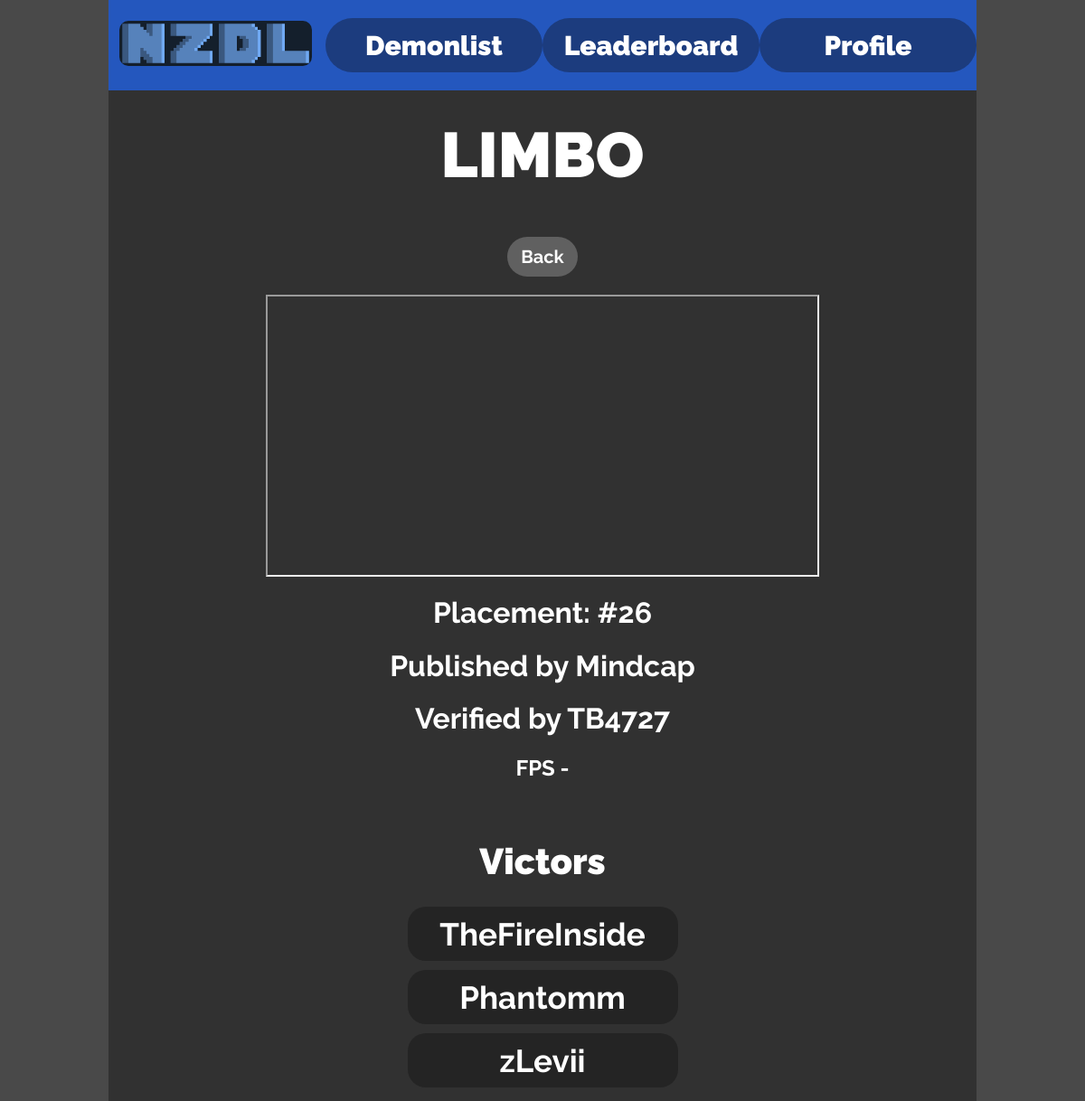
/level/1, run on the app's committed database.
### app.py (models this page shows)
class Base(DeclarativeBase):
    pass

class Levels(Base):
    __tablename__ = "levels"
    id: Mapped[int] = mapped_column(primary_key=True)
    name: Mapped[str] = mapped_column(String())
    placement: Mapped[int] = mapped_column(Integer())
    verifier_id: Mapped[int] = mapped_column(ForeignKey("users.id"))
    verifier: Mapped["Users"] = relationship(
        primaryjoin="Levels.verifier_id == Users.id")
    verification_id: Mapped[int] = mapped_column(ForeignKey("completions.id"))
    verification: Mapped["Completions"] = relationship(
        primaryjoin="Levels.verification_id == Completions.id")
    publisher_id: Mapped[int] = mapped_column(ForeignKey("users.id"))
    publisher: Mapped["Users"] = relationship(
        primaryjoin="Levels.publisher_id == Users.id")
    level_completions: Mapped[list["Completions"]] = relationship(
        primaryjoin="Completions.level_id == Levels.id",
        back_populates="level")
    points: Mapped[int] = mapped_column(Integer())
    image_name: Mapped[str] = mapped_column(String())

class Users(Base):
    __tablename__ = "users"
    id: Mapped[int] = mapped_column(primary_key=True)
    name: Mapped[str] = mapped_column(String())
    points: Mapped[int] = mapped_column(Integer())
    password_hash: Mapped[str] = mapped_column(String())
    admin_rank_id: Mapped[int] = mapped_column(ForeignKey("admin_ranks.id"))
    admin_rank: Mapped["AdminRanks"] = relationship(
        back_populates="children",)
    user_completions: Mapped[list["Completions"]] = relationship(
        back_populates="player")

class Completions(Base):
    __tablename__ = "completions"
    id: Mapped[int] = mapped_column(primary_key=True)
    player_id: Mapped[int] = mapped_column(ForeignKey("users.id"))
    player: Mapped["Users"] = relationship(back_populates="user_completions")
    level_id: Mapped[int] = mapped_column(ForeignKey("levels.id"))
    level: Mapped["Levels"] = relationship(
        primaryjoin="Completions.level_id == Levels.id",
        back_populates="level_completions")
    completion_link: Mapped[str] = mapped_column(String())
    fps: Mapped[int] = mapped_column(Integer())
    cbf: Mapped[int] = mapped_column(Integer())
    accepted: Mapped[int] = mapped_column(Integer())
    index: Mapped[int] = mapped_column(Integer())

### app.py (the view)
@app.route("/level/<int:id>")
def level(id):
    data = db.session().execute(
        select(Levels).where(Levels.id == id)).scalar_one_or_none()
    if not data:
        abort(404)
    completionLink = data.verification.completion_link
    youtubeLinkCode = ""
    index = completionLink.find("?v=")
    if index != -1:
        youtubeLinkCode = completionLink[index + 3:]
    else:
        index = completionLink.find("youtu.be/")
        youtubeLinkCode = completionLink[index + 9:]
    completionLink = f"https://www.youtube.com/embed/{youtubeLinkCode}"
    completions = db.session().execute(
        select(Completions).where(
            Completions.level_id == id).where(
                Completions.index > 0).order_by(Completions.index)).fetchall()
    return render_template(
        "level.html",
        level=data,
        title=data.name,
        back="/",
        completions=completions,
        verificationVid=completionLink,
        topText=data.name,
        cbfOptions=config.cbfOptions
    )

### templates/level.html
{% extends "layout.html" %}
{% block content %}
<div class="vid-container">
    <iframe class="comp-vid" width="608px" height="308px" src="{{verificationVid}}" allowfullscreen></iframe>
</div>
<h1>Placement: #{{level.placement}}</h1>
<h1>Published by {{level.publisher.name}}</h1>
<h1>Verified by {{level.verifier.name}}</h1>
<h2>{{level.verification.FPS}} FPS - {{cbfOptions[level.verification.CBF]}}</h2>
<br>
<h1 class="sub-heading">Victors</h1>
{% if completions %}
{% for completion in completions %}
<a href="{{completion[0].completion_link}}" target="_blank">
    <div class="victor-card">
        <p class="victor-name">
            {{completion[0].player.name}}
        </p>
    </div>
</a>
{% endfor %}
{% else %}
<h2>No Victors</h2>
{% endif %}
{% endblock %}

### templates/layout.html (shortened to what this page needs)
<!DOCTYPE html>
<html lang="en">
<head>
    <link rel="stylesheet" href="{{url_for('static', filename='styles.css')}}">
</head>
<body>
    <div class="background">
        <header>
        {% include "header.html" %}
        </header>
        <div class="content">
        {% if topText %}
        <h1 class="title-text">{{topText}}</h1>
        {% endif %}
        {% if back %}
        <a class="back-button" href="{{back}}">Back</a>
        {% endif %}
        {% block content %}
        {% endblock %}
        </div>
    </div>
</body>
</html>

### static/styles.css (style rules this page uses)
* { font-family: "Raleway", sans-serif; font-optical-sizing: auto; font-weight: bold; font-style: normal; }
html, body { height: 100%; }
body { margin: 0 10vw 0 10vw; background-color: #494949; color: white; }
.content { padding: 15px; padding-top: 0; text-align: center; }
.background { min-height: 100%; background-color: #313131; margin: 0; }
header { height: 100px; width: 100%; background-color: #2457be; margin: 0; align-items: center; display: grid; grid-template-columns: 1fr 1fr 1fr 1fr; text-align: center; }
a { text-decoration: none; color: white; }
.back-button { background-color: #606060; justify-content: center; align-items: center; text-align: center; display: block; margin: auto; margin-bottom: 20px; margin-top: 20px; padding: 10px 15px 10px 15px; width: fit-content; border-radius: 30px; font-size: 20px; }
.title-text { font-size: 70px; font-weight: bold; text-align: center; padding-top: 30px; padding-bottom: 30px; margin: 0; font-weight: bolder; }
.vid-container { display: flex; justify-content: center; align-items: center; width: 100%; border: none; }
.sub-heading { font-size: 40px; font-weight: bolder; }
.victor-card { background-color: #242424; width: 30%; margin: auto; margin-top: 10px; height: 40px; border-radius: 20px; padding: 10px; display: flex; justify-content: center; }
.victor-name { display: flex; justify-content: center; align-items: center; text-align: center; margin: 0; font-size: 35px; }

### data on the page
Levels: name "LIMBO", placement "26"
Users: publisher.name "Mindcap"
Users: verifier.name "TB4727"
Completions: name "TheFireInside"
Completions: name "Phantomm"
Completions: name "zLevii"
